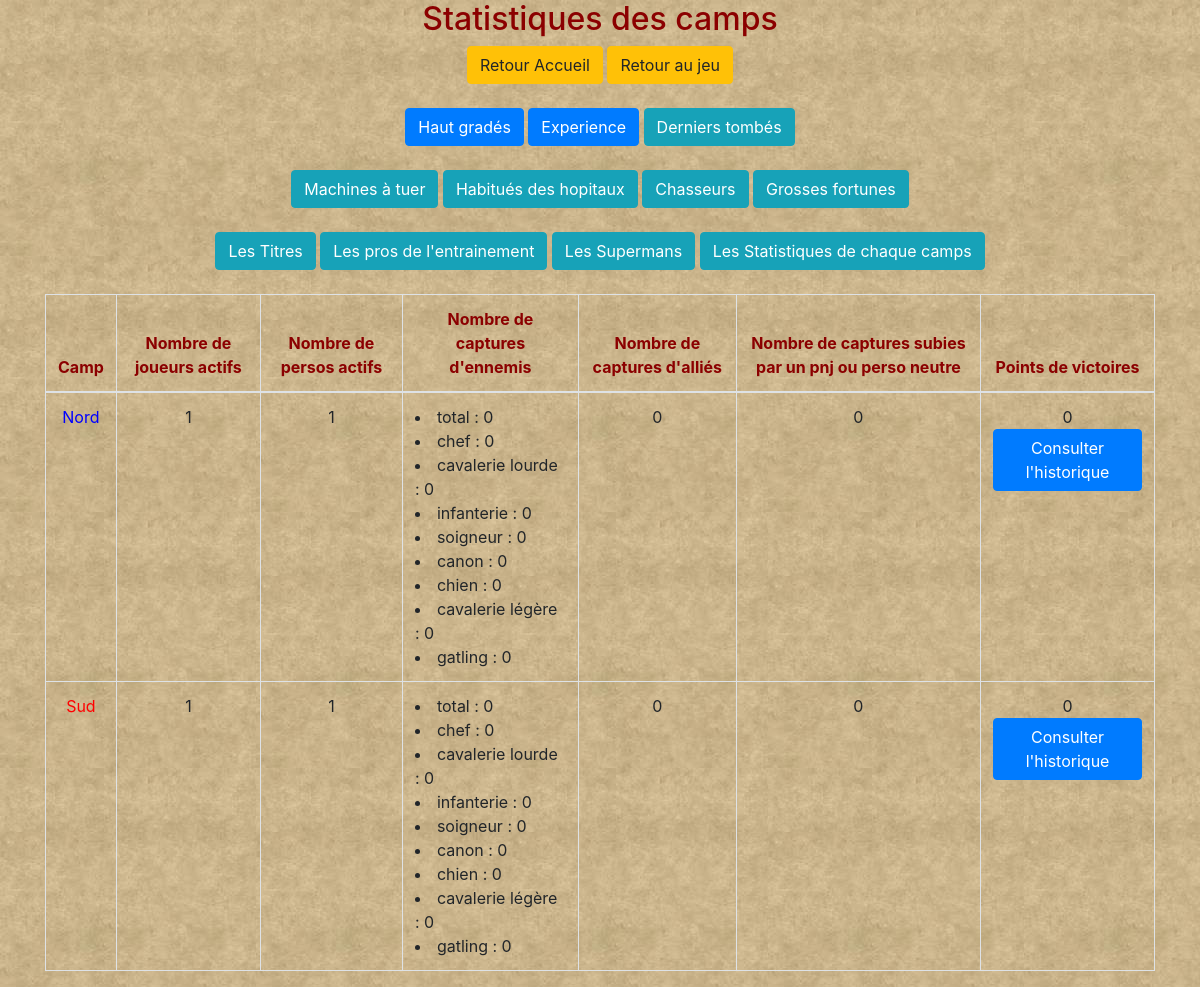
The app's page /jeu/classement.php?stats=ok with its own data.
### tables this page shows
CREATE TABLE `stats_camp_kill` (
  `id_camp` tinyint(4) NOT NULL DEFAULT '0',
  `nb_kill` int(11) NOT NULL DEFAULT '0'
);

CREATE TABLE `stats_camp_pv` (
  `id_camp` int(11) NOT NULL,
  `points_victoire` int(11) NOT NULL DEFAULT '0'
);

### nb_online.php (called while the page is built, shortened)
<?php
$sql = 'SELECT count(*) FROM nb_online WHERE ip= "'.$_SERVER['REMOTE_ADDR'].'"';
$res = $mysqli->query($sql) or die('Erreur SQL !<br />'.$sql.'<br />'.mysql_error());
?>

### jeu/classement.php (the view, shortened to what this page needs)
<?php
$mysqli = db_connexion();
include ('../nb_online.php');
?>
<!DOCTYPE HTML PUBLIC "-//W3C//DTD HTML 4.01 Transitional//EN" "http://www.w3.org/TR/html4/loose.dtd">
<html>
	<head>
		<link rel="stylesheet" href="https://stackpath.bootstrapcdn.com/bootstrap/4.3.1/css/bootstrap.min.css">
		<link rel="stylesheet" href="https://drvic10k.github.io/bootstrap-sortable/Contents/bootstrap-sortable.css" />
		<link href="//netdna.bootstrapcdn.com/font-awesome/4.0.3/css/font-awesome.css" rel="stylesheet">
	</head>
	<body background="../images/background.jpg">
		<div class="container">
<?php
if(isset($_GET["stats"]) && $_GET["stats"] == 'ok'){
	echo "<div align=\"center\"><h2><font color=darkred>Statistiques des camps</font></h2></div>";
	echo "<div align=\"center\">";
	echo "	<a class='btn btn-warning' href=\"index.php\">Retour Accueil</a>";
	echo "	<a class='btn btn-warning' href=\"jouer.php\">Retour au jeu</a>";
	echo "</div>";
	echo "<br/>";
	echo "<div align=\"center\">";
	echo "	<a class='btn btn-primary' href=\"classement.php?grade\">Haut gradés</a>";
	echo "	<a class='btn btn-primary' href=\"classement.php\">Experience</a>";
	echo "	<a class='btn btn-info' href=\"classement.php?dernier_tombe=ok\">Derniers tombés</a>";
	echo "</div>";
	echo "<br/>";
	echo "<center>";
	echo "	<a class='btn btn-info' href=\"classement.php?top=ok&classement=1\">Machines à tuer</a>";
	echo "	<a class='btn btn-info' href=\"classement.php?top=ok&classement=2\">Habitués des hopitaux</a>";
	echo "	<a class='btn btn-info' href=\"classement.php?top=ok&classement=3\">Chasseurs</a>";
	echo "	<a class='btn btn-info' href=\"classement.php?top=ok&classement=4\">Grosses fortunes</a>";
	echo "</center>";
	echo "<br/>";
	echo "<center>";
	echo "	<a class='btn btn-info' href=\"classement.php?titre=ok\">Les Titres</a>";
	echo "	<a class='btn btn-info' href=\"classement.php?training=ok\">Les pros de l'entrainement</a>";
	echo "	<a class='btn btn-info' href=\"classement.php?super=ok\">Les Supermans</a>";
	echo "	<a class='btn btn-info' href=\"classement.php?stats=ok\">Les Statistiques de chaque camps</a>";
	echo "</center>";
	echo "<br/>";
	$sql = "SELECT id_camp, nb_kill FROM stats_camp_kill";
	$res = $mysqli->query($sql);
	$sql_nbb = "SELECT id_perso FROM perso WHERE clan='1' AND est_gele='0' and chef=1";
	$res_nbb = $mysqli->query($sql_nbb);
	$nbb = $res_nbb->num_rows;
	$sql_nbr = "SELECT id_perso FROM perso WHERE clan='2' AND est_gele='0' and chef=1";
	$res_nbr = $mysqli->query($sql_nbr);
	$nbr = $res_nbr->num_rows;
	$sql_nbbact = "SELECT id_perso FROM perso WHERE clan='1' AND est_gele='0' AND est_renvoye=0";
	$res_nbbact = $mysqli->query($sql_nbbact);
	$nbbact = $res_nbbact->num_rows;
	$sql_nbract = "SELECT id_perso FROM perso WHERE clan='2' AND est_gele='0' AND est_renvoye=0";
	$res_nbract = $mysqli->query($sql_nbract);
	$nbract = $res_nbract->num_rows;
	$sql_pvictb = "SELECT points_victoire FROM stats_camp_pv WHERE id_camp='1'";
	$res_pvictb = $mysqli->query($sql_pvictb);
	$t = $res_pvictb->fetch_assoc();
	$nbvictb = $t['points_victoire'];
	$sql_pvictr = "SELECT points_victoire FROM stats_camp_pv WHERE id_camp='2'";
	$res_pvictr = $mysqli->query($sql_pvictr);
	$t = $res_pvictr->fetch_assoc();
	$nbvictr = $t['points_victoire'];
	$nb_ennemis_capt_nord = 0;
	$nb_ennemis_capt_nord_array = array(0, 0, 0, 0, 0, 0, 0, 0);
	$nb_ennemis_capt_sud = 0;
	$nb_ennemis_capt_sud_array = array(0, 0, 0, 0, 0, 0, 0, 0);
	$sql = "SELECT * FROM dernier_tombe WHERE camp_perso_capture=1 AND camp_perso_captureur=1";
	$res_ev_capt =  $mysqli->query($sql);
	$nb_allies_capt_nord = $res_ev_capt->num_rows;
	$sql = "SELECT * FROM dernier_tombe WHERE camp_perso_capture=2 AND camp_perso_captureur=2";
	$res_ev_capt =  $mysqli->query($sql);
	$nb_allies_capt_sud = $res_ev_capt->num_rows;
	$sql = "SELECT * FROM dernier_tombe WHERE camp_perso_capture=1 AND camp_perso_captureur=0";
	$res_ev_capt =  $mysqli->query($sql);
	$nb_autre_capt_nord = $res_ev_capt->num_rows;
	$sql = "SELECT * FROM dernier_tombe WHERE camp_perso_capture=2 AND camp_perso_captureur=0";
	$res_ev_capt =  $mysqli->query($sql);
	$nb_autre_capt_sud = $res_ev_capt->num_rows;
	echo "<div class='table-responsive'>";
	echo "	<table class='table table-bordered table-hover sortable' style='width:100%'>";
	echo "		<thead>";
	echo "			<tr>";
	echo "				<th style='text-align:center'><font color=darkred>Camp</font></th>";
	echo "				<th style='text-align:center'><font color=darkred>Nombre de joueurs actifs</font></th>";
	echo "				<th style='text-align:center'><font color=darkred>Nombre de persos actifs</font></th>";
	echo "				<th style='text-align:center'><font color=darkred>Nombre de captures d'ennemis</font></th>";
	echo "				<th style='text-align:center'><font color=darkred>Nombre de captures d'alliés</font></th>";
	echo "				<th style='text-align:center'><font color=darkred>Nombre de captures subies par un pnj ou perso neutre</font></th>";
	echo "				<th style='text-align:center'><font color=darkred>Points de victoires</font></th>";
	echo "			</tr>";
	echo "		</thead>";
	echo "		<tbody>";
	while ($tc_kill = $res->fetch_assoc()){
		$id_camp = $tc_kill["id_camp"];
		if($id_camp == "1"){
			$couleur_camp 	= "blue";
			$nom_camp 		= "Nord";
			$nb 			= $nbb;
			$nbact 			= $nbbact;
			$pvict 			= $nbvictb;
			$nb_kill		= $nb_ennemis_capt_nord;
			$nb_kill_array		= $nb_ennemis_capt_nord_array;
			$meutre 		= $nb_allies_capt_nord;
			$autres			= $nb_autre_capt_nord;
		}
		if($id_camp == "2"){
			$couleur_camp 	= "red";
			$nom_camp 		= "Sud";
			$nb 			= $nbr;
			$nbact 			= $nbract;
			$pvict 			= $nbvictr;
			$nb_kill		= $nb_ennemis_capt_sud;
			$nb_kill_array		= $nb_ennemis_capt_sud_array;
			$meutre 		= $nb_allies_capt_sud;
			$autres			= $nb_autre_capt_sud;
		}
		echo "			<tr>";
		echo "				<td align=center><font color=\"$couleur_camp\">".$nom_camp."</font></td>";
		echo "				<td align=center>$nb</td>";
		echo "				<td align=center>$nbact</td>";
		echo "				<td <ul><li>total : $nb_kill</li><li>chef : $nb_kill_array[0]</li><li>cavalerie lourde : $nb_kill_array[1]</li><li>infanterie : $nb_kill_array[2]</li><li>soigneur : $nb_kill_array[3]</li><li>canon : $nb_kill_array[4]</li><li>chien : $nb_kill_array[5]</li><li>cavalerie légère : $nb_kill_array[6]</li><li>gatling : $nb_kill_array[7]</li></ul></td>";
		echo "				<td align=center>$meutre</td>";
		echo "				<td align=center>$autres</td>";
		echo "				<td align='center'>".$pvict." <a href='classement.php?stats=ok&histo=".$id_camp."' class='btn btn-primary'>Consulter l'historique</a></td>";
		echo "			</tr>";
	}
	echo "		</tbody>";
	echo "	</table>";
	echo "</div>";
}
?>
		</div>
	</body>
</html>

### records on screen
stats_camp_kill: id_camp "Nord", nb "1", nbact "1", nb_kill "0", nb_kill_array "0", meutre "0", autres "0"
stats_camp_pv: points_victoire "0"
stats_camp_kill: id_camp "Sud", nb "1", nbact "1", nb_kill "0", nb_kill_array "0", meutre "0", autres "0"
stats_camp_pv: points_victoire "0"
